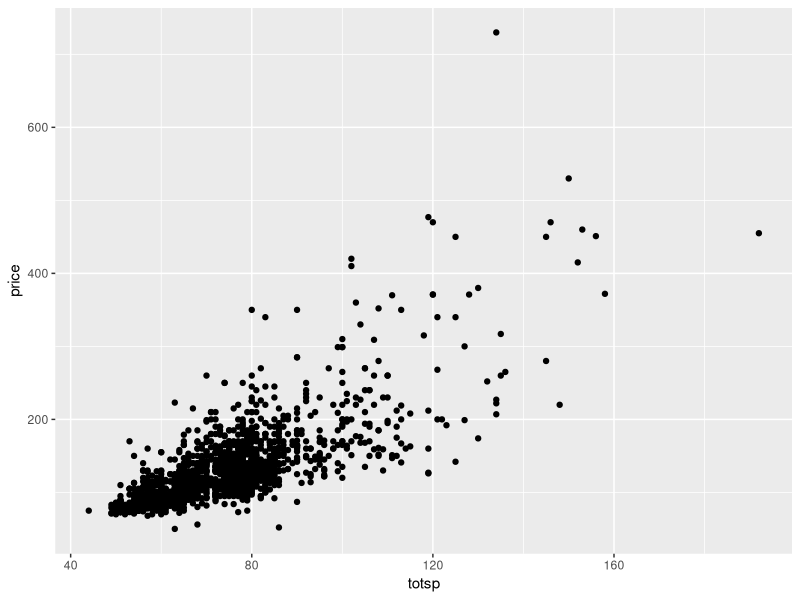
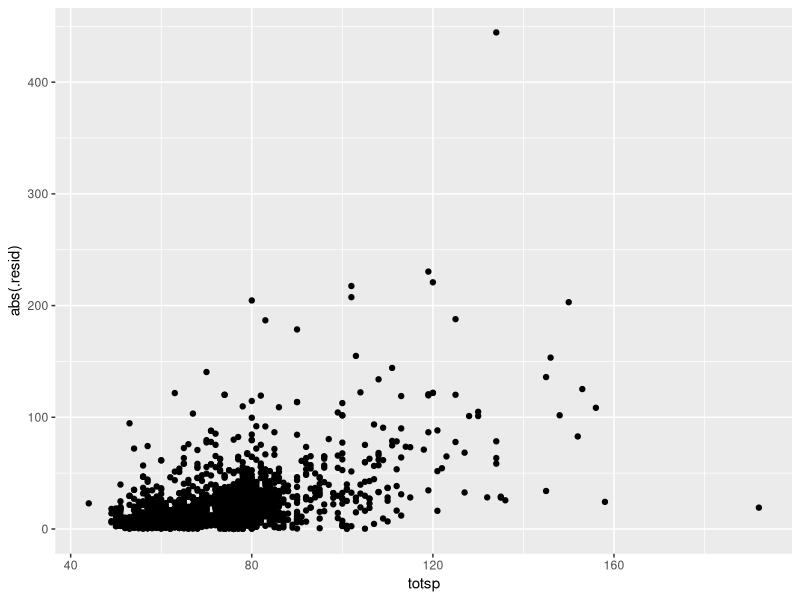
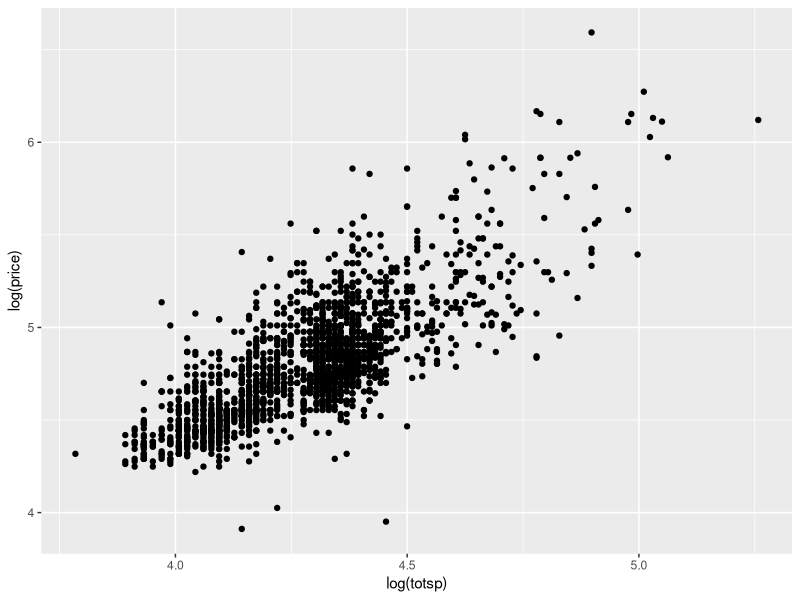

Generate these figures, in order, with R:
# Esli russkie bukvi prevratilitis v krakozyabry,
# to File - Reopen with encoding... - UTF-8 - Set as default - OK

library("sandwich") # vcovHC, vcovHAC
library("lmtest") # тесты
library("car") # еще тесты
library("dplyr") # манипуляции с данными
library("broom") # манипуляции
library("ggplot2") # графики

h <- read.table("flats_moscow.txt", header = TRUE)
qplot(data=h, x=totsp, y=price)

# Не саміе корректніе формули т.к. имеется условная
# гетероскедастичность
model <- lm(data=h, price ~ totsp)
summary(model)
coeftest(model)
confint(model)
vcov(model)

# Проверим гетероскедастичность
h <- augment(model, h)
qplot(data=h, totsp, abs(.resid))
vcovHC(model)
conftable <- coeftest(model, vcovHC(model))
confidenceInterval <- data.frame(estimate=conftable[,1],
                                 se_hc=conftable[,2])
confidenceInterval <- mutate(confidenceInterval,
                             left_ci=estimate-1.96*se_hc,
                             right_ci=estimate+1.96*se_hc)

confidenceInterval

# Тесті на гетероскедастичность

# Тест Уайта
bptest(model)
bptest(model, data = h, varformula = ~ totsp + I(totsp^2))
bptest(model, data = h, varformula = ~ poly(totsp, 2))

# Голдфельда-Квандта
gqtest(model, order.by = ~totsp, data = h, fraction = 0.2)

# смотрим через логарифмирование
qplot(data=h, log(totsp), log(price))
model2 <- lm(data=h, log(price)~log(totsp))

# Еще раз тестируем уже с прологарифмированой моделью
gqtest(model2, order.by = ~totsp, data = h, fraction = 0.2)
